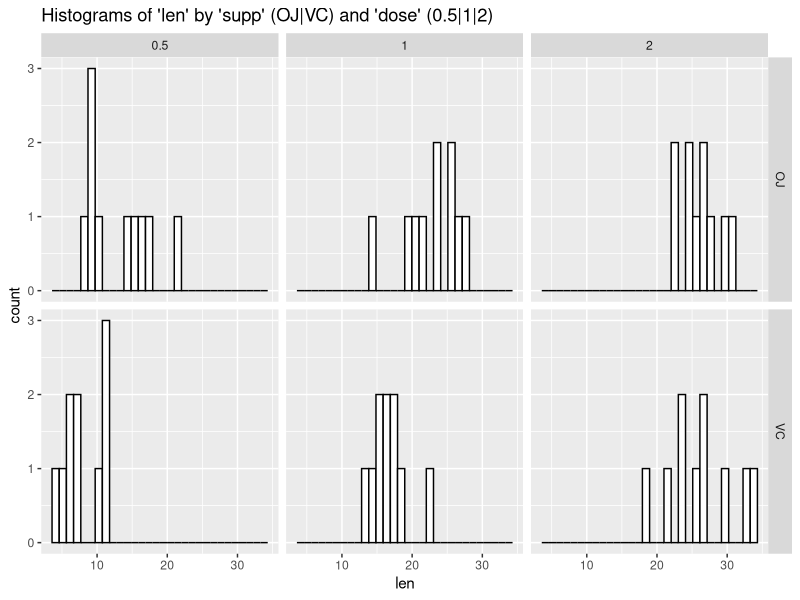

This figure's R source:
## ---- chunk 1
knitr::opts_chunk$set(fig.width=6, fig.height=3, fig.path='figure/',
                      echo=TRUE, warning=FALSE, message=FALSE)
## ---- chunk 2
library(ggplot2, quietly = TRUE, verbose=FALSE, warn.conflicts = FALSE)
library(dplyr, quietly = TRUE, verbose=FALSE, warn.conflicts = FALSE)
library(tidyr, quietly = TRUE, verbose=FALSE, warn.conflicts = FALSE)
## ---- chunk 3
library(datasets)
data("ToothGrowth")
ToothGrowth_tbl <- tbl_df(ToothGrowth)
glimpse(ToothGrowth_tbl)
## ---- chunk 4
ToothGrowth_tbl$dose <- as.factor(ToothGrowth_tbl$dose)
## ---- chunk 5
ggplot(ToothGrowth_tbl, aes(x=len)) +
  geom_histogram(color="black", fill="white") +
  facet_grid(supp ~ dose) +
  ggtitle("Histograms of 'len' by 'supp' (OJ|VC) and 'dose' (0.5|1|2) ")
## ---- chunk 6
summaryLen <- ToothGrowth_tbl %>% group_by(supp, dose) %>%
              summarize (mean = mean(len), sd=sd(len), n=n())
print(summaryLen)
